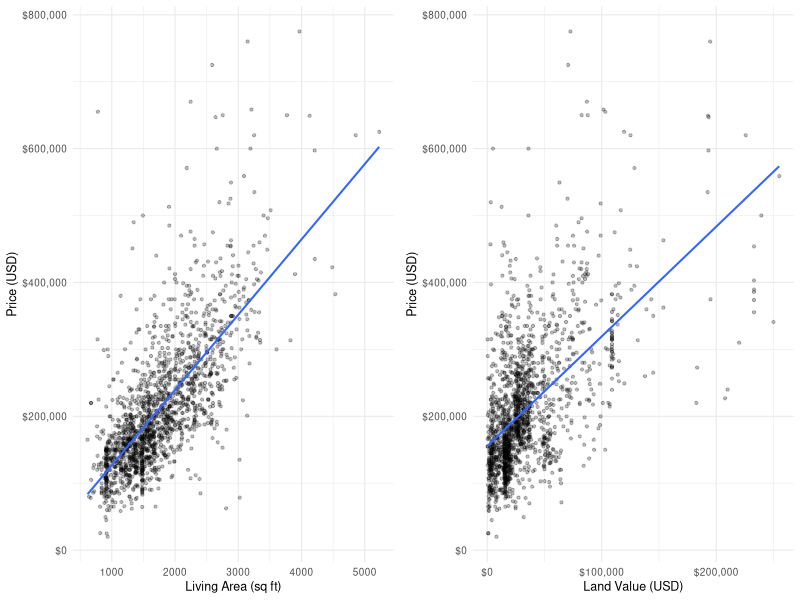
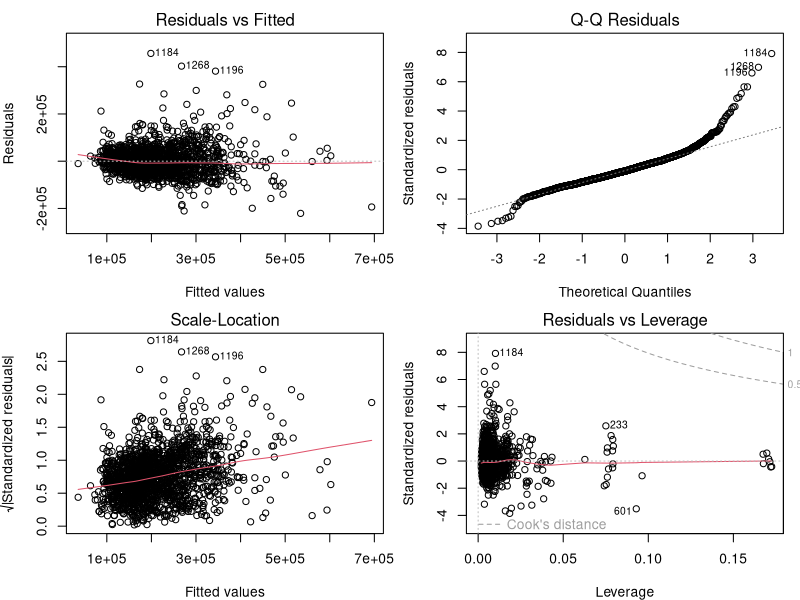

The R script that drew these images, in order:
## ---- chunk 1
knitr::opts_chunk$set(
  echo = FALSE,
  message = FALSE,
  warning = FALSE,
  fig.width = 5,
  fig.height = 3.5,
  fig.align = "center"
)

library(tidyverse)
library(GGally)
library(broom)
## ---- chunk 2
train <- read.csv("cleaned_housing_data.csv")

# Convert binary and categorical variables to factors
train <- train %>%
  mutate(
    Waterfront    = factor(Waterfront),
    New.Construct = factor(New.Construct),
    Central.Air   = factor(Central.Air),
    Fuel.Type     = factor(Fuel.Type),
    Heat.Type     = factor(Heat.Type),
    Sewer.Type    = factor(Sewer.Type)
  )
## ---- chunk 3
train %>%
  select(Price, Living.Area, Land.Value, Age, Lot.Size, Bathrooms, Rooms) %>%
  pivot_longer(everything()) %>%
  group_by(name) %>%
  summarise(Mean = mean(value), SD = sd(value),
            Min = min(value), Max = max(value), .groups = "drop") %>%
  knitr::kable(digits = 0, caption = "Summary statistics for key variables.")
## ---- chunk 4
p1 <- ggplot(train, aes(x = Living.Area, y = Price)) +
  geom_point(alpha = 0.25, size = 0.8) +
  geom_smooth(method = "lm", se = FALSE, linewidth = 0.7) +
  scale_y_continuous(labels = scales::dollar) +
  labs(x = "Living Area (sq ft)", y = "Price (USD)") +
  theme_minimal(base_size = 9)

p2 <- ggplot(train, aes(x = Land.Value, y = Price)) +
  geom_point(alpha = 0.25, size = 0.8) +
  geom_smooth(method = "lm", se = FALSE, linewidth = 0.7) +
  scale_y_continuous(labels = scales::dollar) +
  scale_x_continuous(labels = scales::dollar) +
  labs(x = "Land Value (USD)", y = "Price (USD)") +
  theme_minimal(base_size = 9)

gridExtra::grid.arrange(p1, p2, ncol = 2)
## ---- chunk 5
full_model <- lm(Price ~ ., data = train)
step_model <- step(full_model, direction = "both", trace = 0)
## ---- chunk 6
par(mfrow = c(2, 2), mar = c(4, 4, 2, 1))
plot(step_model)
## ---- chunk 7
knitr::kable(
  tidy(step_model, conf.int = TRUE) %>%
    select(term, estimate, std.error, p.value, conf.low, conf.high),
  digits = 2,
  col.names = c("Term", "Estimate", "SE", "p-value", "CI Low", "CI High"),
  caption = "Final model coefficient estimates with 95% confidence intervals."
)
## ---- chunk 8
glance_stats <- glance(step_model)
## ---- chunk 9
cat("Stepwise model formula:\n")
print(formula(step_model))
cat("\n")
summary(step_model)
## ---- chunk 10
cat("Full model AIC:", AIC(full_model), "\n")
cat("Step model AIC:", AIC(step_model), "\n")
